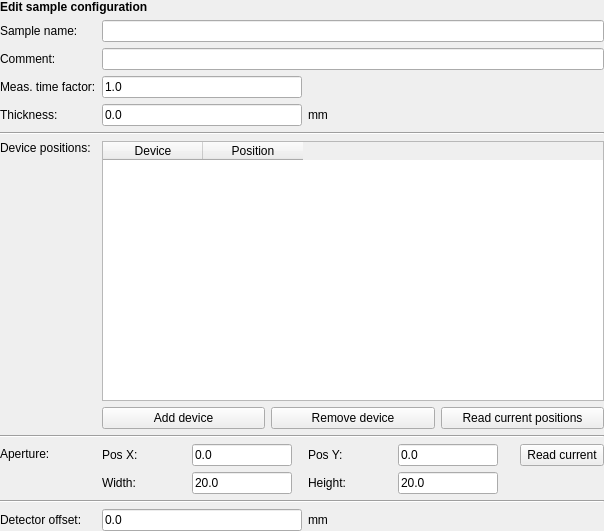
<?xml version="1.0" encoding="UTF-8"?>
<ui version="4.0">
 <class>Form</class>
 <widget class="QWidget" name="Form">
  <property name="geometry">
   <rect>
    <x>0</x>
    <y>0</y>
    <width>604</width>
    <height>531</height>
   </rect>
  </property>
  <property name="windowTitle">
   <string>Form</string>
  </property>
  <layout class="QHBoxLayout" name="horizontalLayout">
   <property name="leftMargin">
    <number>0</number>
   </property>
   <property name="topMargin">
    <number>0</number>
   </property>
   <property name="rightMargin">
    <number>0</number>
   </property>
   <property name="bottomMargin">
    <number>0</number>
   </property>
   <item>
    <layout class="QGridLayout" name="gridLayout">
     <item row="10" column="1">
      <layout class="QHBoxLayout" name="horizontalLayout_3">
       <item>
        <widget class="QLineEdit" name="offsetBox">
         <property name="maximumSize">
          <size>
           <width>200</width>
           <height>16777215</height>
          </size>
         </property>
         <property name="text">
          <string>0.0</string>
         </property>
        </widget>
       </item>
       <item>
        <widget class="QLabel" name="label_10">
         <property name="text">
          <string>mm</string>
         </property>
        </widget>
       </item>
       <item>
        <spacer name="horizontalSpacer_4">
         <property name="orientation">
          <enum>Qt::Horizontal</enum>
         </property>
         <property name="sizeHint" stdset="0">
          <size>
           <width>40</width>
           <height>20</height>
          </size>
         </property>
        </spacer>
       </item>
      </layout>
     </item>
     <item row="3" column="0">
      <widget class="QLabel" name="label_5">
       <property name="text">
        <string>Meas. time factor:</string>
       </property>
      </widget>
     </item>
     <item row="3" column="1">
      <layout class="QHBoxLayout" name="horizontalLayout_5">
       <item>
        <widget class="QLineEdit" name="factorBox">
         <property name="maximumSize">
          <size>
           <width>200</width>
           <height>16777215</height>
          </size>
         </property>
         <property name="text">
          <string>1.0</string>
         </property>
        </widget>
       </item>
       <item>
        <widget class="QLabel" name="label_16">
         <property name="text">
          <string/>
         </property>
        </widget>
       </item>
       <item>
        <spacer name="horizontalSpacer_5">
         <property name="orientation">
          <enum>Qt::Horizontal</enum>
         </property>
         <property name="sizeHint" stdset="0">
          <size>
           <width>40</width>
           <height>20</height>
          </size>
         </property>
        </spacer>
       </item>
      </layout>
     </item>
     <item row="5" column="0" colspan="2">
      <widget class="Line" name="line_3">
       <property name="orientation">
        <enum>Qt::Horizontal</enum>
       </property>
      </widget>
     </item>
     <item row="1" column="0">
      <widget class="QLabel" name="label_2">
       <property name="text">
        <string>Sample name:</string>
       </property>
      </widget>
     </item>
     <item row="1" column="1">
      <widget class="QLineEdit" name="nameBox"/>
     </item>
     <item row="8" column="1">
      <layout class="QGridLayout" name="gridLayout_2">
       <item row="0" column="0">
        <widget class="QLabel" name="label_12">
         <property name="text">
          <string>Pos X:</string>
         </property>
        </widget>
       </item>
       <item row="0" column="1">
        <widget class="QLineEdit" name="apXBox">
         <property name="minimumSize">
          <size>
           <width>50</width>
           <height>0</height>
          </size>
         </property>
         <property name="maximumSize">
          <size>
           <width>100</width>
           <height>16777215</height>
          </size>
         </property>
         <property name="text">
          <string>0.0</string>
         </property>
        </widget>
       </item>
       <item row="0" column="3">
        <widget class="QLabel" name="label_13">
         <property name="text">
          <string>Pos Y:</string>
         </property>
        </widget>
       </item>
       <item row="0" column="4">
        <widget class="QLineEdit" name="apYBox">
         <property name="minimumSize">
          <size>
           <width>50</width>
           <height>0</height>
          </size>
         </property>
         <property name="maximumSize">
          <size>
           <width>100</width>
           <height>16777215</height>
          </size>
         </property>
         <property name="text">
          <string>0.0</string>
         </property>
        </widget>
       </item>
       <item row="1" column="0">
        <widget class="QLabel" name="label_14">
         <property name="text">
          <string>Width:</string>
         </property>
        </widget>
       </item>
       <item row="1" column="1">
        <widget class="QLineEdit" name="apWBox">
         <property name="minimumSize">
          <size>
           <width>50</width>
           <height>0</height>
          </size>
         </property>
         <property name="maximumSize">
          <size>
           <width>100</width>
           <height>16777215</height>
          </size>
         </property>
         <property name="text">
          <string>20.0</string>
         </property>
        </widget>
       </item>
       <item row="1" column="3">
        <widget class="QLabel" name="label_15">
         <property name="text">
          <string>Height:</string>
         </property>
        </widget>
       </item>
       <item row="1" column="4">
        <widget class="QLineEdit" name="apHBox">
         <property name="minimumSize">
          <size>
           <width>50</width>
           <height>0</height>
          </size>
         </property>
         <property name="maximumSize">
          <size>
           <width>100</width>
           <height>16777215</height>
          </size>
         </property>
         <property name="text">
          <string>20.0</string>
         </property>
        </widget>
       </item>
       <item row="0" column="2">
        <spacer name="horizontalSpacer">
         <property name="orientation">
          <enum>Qt::Horizontal</enum>
         </property>
         <property name="sizeType">
          <enum>QSizePolicy::Fixed</enum>
         </property>
         <property name="sizeHint" stdset="0">
          <size>
           <width>10</width>
           <height>20</height>
          </size>
         </property>
        </spacer>
       </item>
       <item row="0" column="6">
        <widget class="QPushButton" name="readApBtn">
         <property name="text">
          <string>Read current</string>
         </property>
        </widget>
       </item>
       <item row="0" column="5">
        <spacer name="horizontalSpacer_3">
         <property name="orientation">
          <enum>Qt::Horizontal</enum>
         </property>
         <property name="sizeType">
          <enum>QSizePolicy::Fixed</enum>
         </property>
         <property name="sizeHint" stdset="0">
          <size>
           <width>10</width>
           <height>20</height>
          </size>
         </property>
        </spacer>
       </item>
       <item row="1" column="5" colspan="2">
        <spacer name="horizontalSpacer_2">
         <property name="orientation">
          <enum>Qt::Horizontal</enum>
         </property>
         <property name="sizeHint" stdset="0">
          <size>
           <width>40</width>
           <height>20</height>
          </size>
         </property>
        </spacer>
       </item>
      </layout>
     </item>
     <item row="7" column="0" colspan="2">
      <widget class="Line" name="line_2">
       <property name="orientation">
        <enum>Qt::Horizontal</enum>
       </property>
      </widget>
     </item>
     <item row="10" column="0">
      <widget class="QLabel" name="label_4">
       <property name="text">
        <string>Detector offset:</string>
       </property>
      </widget>
     </item>
     <item row="8" column="0">
      <layout class="QVBoxLayout" name="verticalLayout_3">
       <item>
        <widget class="QLabel" name="label_11">
         <property name="text">
          <string>Aperture:</string>
         </property>
        </widget>
       </item>
       <item>
        <spacer name="verticalSpacer_2">
         <property name="orientation">
          <enum>Qt::Vertical</enum>
         </property>
         <property name="sizeType">
          <enum>QSizePolicy::Fixed</enum>
         </property>
         <property name="sizeHint" stdset="0">
          <size>
           <width>20</width>
           <height>30</height>
          </size>
         </property>
        </spacer>
       </item>
      </layout>
     </item>
     <item row="6" column="1">
      <layout class="QVBoxLayout" name="verticalLayout_2">
       <item>
        <widget class="QTableWidget" name="posTbl">
         <column>
          <property name="text">
           <string>Device</string>
          </property>
         </column>
         <column>
          <property name="text">
           <string>Position</string>
          </property>
         </column>
        </widget>
       </item>
       <item>
        <layout class="QHBoxLayout" name="horizontalLayout_2">
         <item>
          <widget class="QPushButton" name="addDevBtn">
           <property name="text">
            <string>Add device</string>
           </property>
          </widget>
         </item>
         <item>
          <widget class="QPushButton" name="delDevBtn">
           <property name="text">
            <string>Remove device</string>
           </property>
          </widget>
         </item>
         <item>
          <widget class="QPushButton" name="readDevsBtn">
           <property name="text">
            <string>Read current positions</string>
           </property>
          </widget>
         </item>
        </layout>
       </item>
      </layout>
     </item>
     <item row="2" column="1">
      <widget class="QLineEdit" name="commentBox"/>
     </item>
     <item row="9" column="0" colspan="2">
      <widget class="Line" name="line">
       <property name="orientation">
        <enum>Qt::Horizontal</enum>
       </property>
      </widget>
     </item>
     <item row="2" column="0">
      <widget class="QLabel" name="label_6">
       <property name="text">
        <string>Comment:</string>
       </property>
      </widget>
     </item>
     <item row="0" column="0" colspan="2">
      <widget class="QLabel" name="whatLbl">
       <property name="font">
        <font>
         <weight>75</weight>
         <bold>true</bold>
        </font>
       </property>
       <property name="text">
        <string>Edit sample configuration</string>
       </property>
      </widget>
     </item>
     <item row="6" column="0">
      <layout class="QVBoxLayout" name="verticalLayout">
       <item>
        <widget class="QLabel" name="label_3">
         <property name="text">
          <string>Device positions:</string>
         </property>
        </widget>
       </item>
       <item>
        <spacer name="verticalSpacer">
         <property name="orientation">
          <enum>Qt::Vertical</enum>
         </property>
         <property name="sizeHint" stdset="0">
          <size>
           <width>20</width>
           <height>40</height>
          </size>
         </property>
        </spacer>
       </item>
      </layout>
     </item>
     <item row="4" column="0">
      <widget class="QLabel" name="label_7">
       <property name="text">
        <string>Thickness:</string>
       </property>
      </widget>
     </item>
     <item row="4" column="1">
      <layout class="QHBoxLayout" name="horizontalLayout_4">
       <item>
        <widget class="QLineEdit" name="thickBox">
         <property name="maximumSize">
          <size>
           <width>200</width>
           <height>16777215</height>
          </size>
         </property>
         <property name="text">
          <string>0.0</string>
         </property>
        </widget>
       </item>
       <item>
        <widget class="QLabel" name="label_9">
         <property name="text">
          <string>mm</string>
         </property>
        </widget>
       </item>
       <item>
        <spacer name="horizontalSpacer_6">
         <property name="orientation">
          <enum>Qt::Horizontal</enum>
         </property>
         <property name="sizeHint" stdset="0">
          <size>
           <width>40</width>
           <height>20</height>
          </size>
         </property>
        </spacer>
       </item>
      </layout>
     </item>
    </layout>
   </item>
  </layout>
 </widget>
 <tabstops>
  <tabstop>nameBox</tabstop>
  <tabstop>commentBox</tabstop>
  <tabstop>posTbl</tabstop>
  <tabstop>addDevBtn</tabstop>
  <tabstop>delDevBtn</tabstop>
  <tabstop>readDevsBtn</tabstop>
  <tabstop>apXBox</tabstop>
  <tabstop>apYBox</tabstop>
  <tabstop>apWBox</tabstop>
  <tabstop>apHBox</tabstop>
  <tabstop>offsetBox</tabstop>
  <tabstop>thickBox</tabstop>
 </tabstops>
 <resources/>
 <connections/>
</ui>
